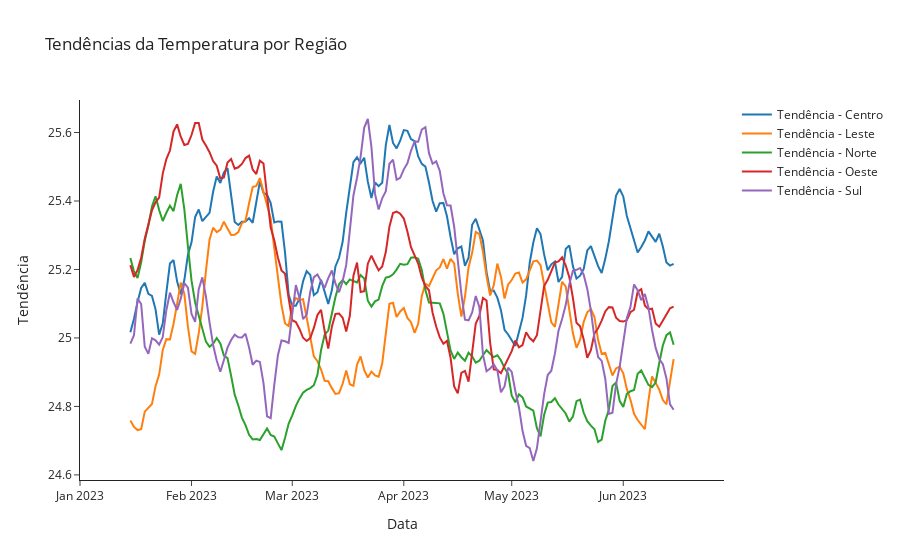
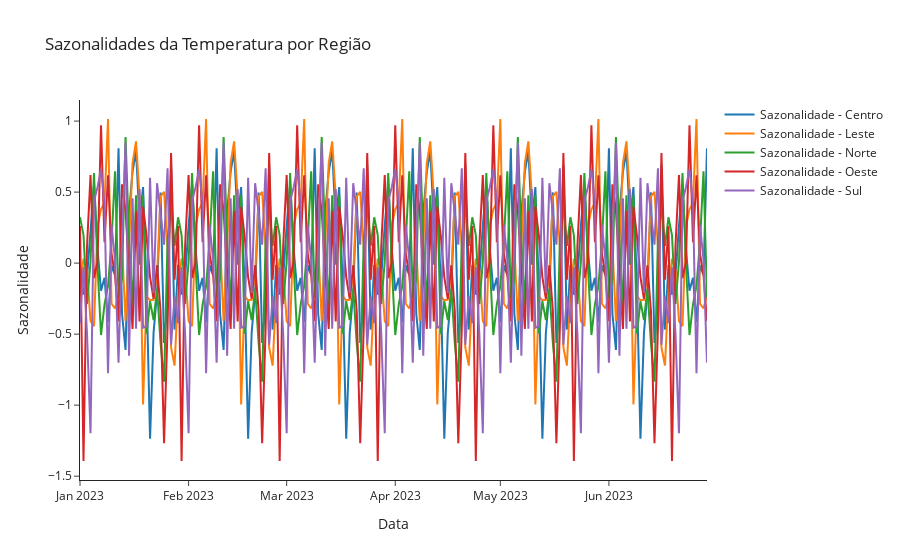

Notebook cell for these charts, in order:
### Code cell
regioes = clima['region'].unique()
resultados = {}

# Calcula a decomposição para cada região e armazena os resultados
for reg in regioes:
    serie = clima[clima['region'] == reg].set_index('date')['temperature']
    resultado = seasonal_decompose(serie, model='additive', period=28)
    resultados[reg] = resultado

# Gráfico 1: Todas as tendências
fig_trend = go.Figure()
for reg in regioes:
    fig_trend.add_trace(go.Scatter(
        x=resultados[reg].trend.index,
        y=resultados[reg].trend,
        mode='lines',
        name=f'Tendência - {reg}'
    ))
fig_trend.update_layout(
    title='Tendências da Temperatura por Região',
    xaxis_title='Data',
    yaxis_title='Tendência',
    template='simple_white'
)
fig_trend.show()

# Gráfico 2: Todas as sazonalidades
fig_seasonal = go.Figure()
for reg in regioes:
    fig_seasonal.add_trace(go.Scatter(
        x=resultados[reg].seasonal.index,
        y=resultados[reg].seasonal,
        mode='lines',
        name=f'Sazonalidade - {reg}'
    ))
fig_seasonal.update_layout(
    title='Sazonalidades da Temperatura por Região',
    xaxis_title='Data',
    yaxis_title='Sazonalidade',
    template='simple_white'
)
fig_seasonal.show()

### Figure 1 — Plotly figure (JSON) as saved in the notebook; plotly's stock layout.template omitted (floating-point values rounded to 4 significant figures; data arrays with more than 128 entries replaced by an {"elided": "..."} marker saying what was removed)
{"data": [{"mode": "lines", "name": "Tendência - Centro", "type": "scatter", "x": {"elided": "180 str values"}, "y": {"elided": "180 float values"}}, {"mode": "lines", "name": "Tendência - Leste", "type": "scatter", "x": {"elided": "180 str values"}, "y": {"elided": "180 float values"}}, {"mode": "lines", "name": "Tendência - Norte", "type": "scatter", "x": {"elided": "180 str values"}, "y": {"elided": "180 float values"}}, {"mode": "lines", "name": "Tendência - Oeste", "type": "scatter", "x": {"elided": "180 str values"}, "y": {"elided": "180 float values"}}, {"mode": "lines", "name": "Tendência - Sul", "type": "scatter", "x": {"elided": "180 str values"}, "y": {"elided": "180 float values"}}], "layout": {"title": {"text": "Tendências da Temperatura por Região"}, "xaxis": {"title": {"text": "Data"}}, "yaxis": {"title": {"text": "Tendência"}}}}

### Figure 2 — Plotly figure (JSON) as saved in the notebook; plotly's stock layout.template omitted (floating-point values rounded to 4 significant figures; data arrays with more than 128 entries replaced by an {"elided": "..."} marker saying what was removed)
{"data": [{"mode": "lines", "name": "Sazonalidade - Centro", "type": "scatter", "x": {"elided": "180 str values"}, "y": {"elided": "180 float values"}}, {"mode": "lines", "name": "Sazonalidade - Leste", "type": "scatter", "x": {"elided": "180 str values"}, "y": {"elided": "180 float values"}}, {"mode": "lines", "name": "Sazonalidade - Norte", "type": "scatter", "x": {"elided": "180 str values"}, "y": {"elided": "180 float values"}}, {"mode": "lines", "name": "Sazonalidade - Oeste", "type": "scatter", "x": {"elided": "180 str values"}, "y": {"elided": "180 float values"}}, {"mode": "lines", "name": "Sazonalidade - Sul", "type": "scatter", "x": {"elided": "180 str values"}, "y": {"elided": "180 float values"}}], "layout": {"title": {"text": "Sazonalidades da Temperatura por Região"}, "xaxis": {"title": {"text": "Data"}}, "yaxis": {"title": {"text": "Sazonalidade"}}}}
